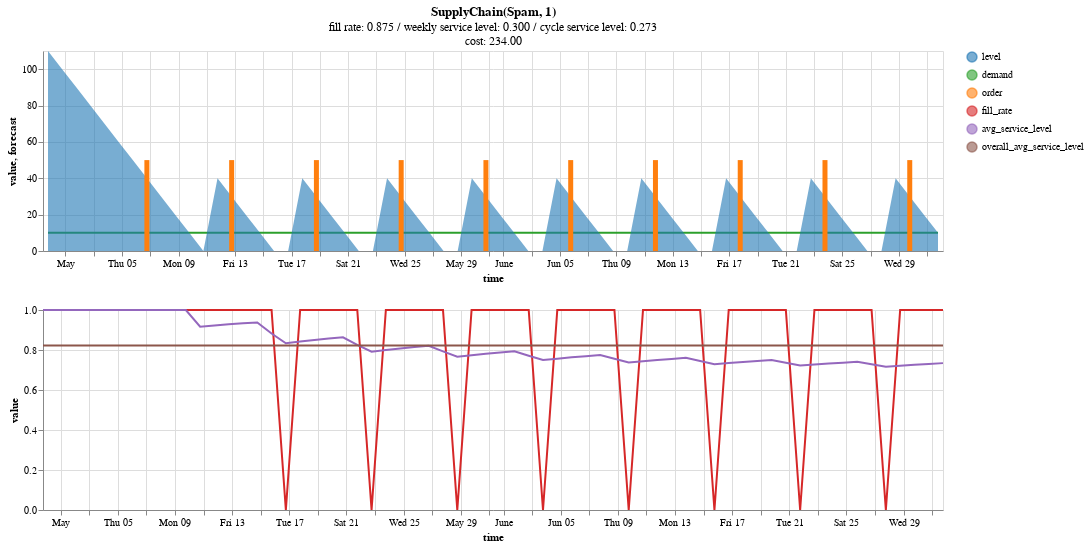

Source (notebook cell):
### Code cell
supply_chain_plot(supply_chain)

### Figure 1 — Vega-Lite specification as saved in the notebook (floating-point values rounded to 4 significant figures; data arrays with more than 128 entries replaced by an {"elided": "..."} marker saying what was removed)
{"config": {"view": {"continuousHeight": 300, "continuousWidth": 400}, "range": {"category": {"scheme": "category20"}}}, "vconcat": [{"layer": [{"data": {"name": "data-70655c2adf69b453f3d22c0f7b511df9"}, "mark": "line", "encoding": {"color": {"field": "variable", "scale": {"domain": ["level", "demand", "order", "fill_rate", "avg_service_level", "overall_avg_service_level"], "range": ["#1f77b4", "#2ca02c", "#ff7f0e", "#d62728", "#9467bd", "#8c564b", "#e377c2", "#7f7f7f", "#bcbd22", "#17becf"]}, "title": "", "type": "nominal"}, "x": {"field": "time", "type": "temporal"}, "y": {"field": "value", "type": "quantitative"}}, "height": 200, "title": {"text": "SupplyChain(Spam, 1)", "subtitle": ["fill rate: 0.875 / weekly service level: 0.300 / cycle service level: 0.273", "cost: 234.00"]}, "width": 900}, {"data": {"name": "data-181770a7a0156a4ac65a400dbd4943f0"}, "mark": "line", "encoding": {"color": {"field": "variable", "scale": {"domain": ["level", "demand", "order", "fill_rate", "avg_service_level", "overall_avg_service_level"], "range": ["#1f77b4", "#2ca02c", "#ff7f0e", "#d62728", "#9467bd", "#8c564b", "#e377c2", "#7f7f7f", "#bcbd22", "#17becf"]}, "type": "nominal"}, "x": {"field": "time", "type": "temporal"}, "y": {"field": "forecast", "type": "quantitative"}}, "height": 200, "title": {"text": "SupplyChain(Spam, 1)", "subtitle": ["fill rate: 0.875 / weekly service level: 0.300 / cycle service level: 0.273", "cost: 234.00"]}, "width": 900}, {"data": {"name": "data-9611b69b1565e22c63db7a306aa8613f"}, "mark": {"type": "area", "opacity": 0.6}, "encoding": {"color": {"field": "variable", "scale": {"domain": ["level", "demand", "order", "fill_rate", "avg_service_level", "overall_avg_service_level"], "range": ["#1f77b4", "#2ca02c", "#ff7f0e", "#d62728", "#9467bd", "#8c564b", "#e377c2", "#7f7f7f", "#bcbd22", "#17becf"]}, "type": "nominal"}, "x": {"field": "time", "type": "temporal"}, "y": {"field": "value", "type": "quantitative"}}, "height": 200, "width": 900}, {"data": {"name": "data-06c714835a433ac402a356274b00ffbc"}, "mark": "bar", "encoding": {"color": {"field": "variable", "scale": {"domain": ["level", "demand", "order", "fill_rate", "avg_service_level", "overall_avg_service_level"], "range": ["#1f77b4", "#2ca02c", "#ff7f0e", "#d62728", "#9467bd", "#8c564b", "#e377c2", "#7f7f7f", "#bcbd22", "#17becf"]}, "type": "nominal"}, "x": {"field": "time", "type": "temporal"}, "y": {"field": "value", "type": "quantitative"}}, "height": 200, "width": 900}]}, {"layer": [{"data": {"name": "data-c048259ebcf78e4796c39bdd44ddc35d"}, "mark": "line", "encoding": {"color": {"field": "variable", "scale": {"domain": ["level", "demand", "order", "fill_rate", "avg_service_level", "overall_avg_service_level"], "range": ["#1f77b4", "#2ca02c", "#ff7f0e", "#d62728", "#9467bd", "#8c564b", "#e377c2", "#7f7f7f", "#bcbd22", "#17becf"]}, "type": "nominal"}, "x": {"field": "time", "type": "temporal"}, "y": {"field": "value", "type": "quantitative"}}, "height": 200, "width": 900}, {"data": {"name": "data-b72478fd9818e9613b9300bcc1176324"}, "mark": "line", "encoding": {"color": {"field": "variable", "scale": {"domain": ["level", "demand", "order", "fill_rate", "avg_service_level", "overall_avg_service_level"], "range": ["#1f77b4", "#2ca02c", "#ff7f0e", "#d62728", "#9467bd", "#8c564b", "#e377c2", "#7f7f7f", "#bcbd22", "#17becf"]}, "type": "nominal"}, "x": {"field": "time", "type": "temporal"}, "y": {"field": "value", "type": "quantitative"}}, "height": 200, "width": 900}, {"data": {"name": "data-958b68b4ca8c7b24b9d08812661075db"}, "mark": "line", "encoding": {"color": {"field": "variable", "scale": {"domain": ["level", "demand", "order", "fill_rate", "avg_service_level", "overall_avg_service_level"], "range": ["#1f77b4", "#2ca02c", "#ff7f0e", "#d62728", "#9467bd", "#8c564b", "#e377c2", "#7f7f7f", "#bcbd22", "#17becf"]}, "type": "nominal"}, "x": {"field": "time", "type": "temporal"}, "y": {"field": "value", "type": "quantitative"}}, "height": 200, "width": 900}]}], "$schema": "https://vega.github.io/schema/vega-lite/v4.17.0.json", "datasets": {"data-70655c2adf69b453f3d22c0f7b511df9": [{"time": "2022-04-29T18:16:32.496713", "variable": "demand", "value": 10}, {"time": "2022-04-30T18:16:32.496713", "variable": "demand", "value": 10}, {"time": "2022-05-01T18:16:32.496713", "variable": "demand", "value": 10}, {"time": "2022-05-02T18:16:32.496713", "variable": "demand", "value": 10}, {"time": "2022-05-03T18:16:32.496713", "variable": "demand", "value": 10}, {"time": "2022-05-04T18:16:32.496713", "variable": "demand", "value": 10}, {"time": "2022-05-05T18:16:32.496713", "variable": "demand", "value": 10}, {"time": "2022-05-06T18:16:32.496713", "variable": "demand", "value": 10}, {"time": "2022-05-07T18:16:32.496713", "variable": "demand", "value": 10}, {"time": "2022-05-08T18:16:32.496713", "variable": "demand", "value": 10}, {"time": "2022-05-09T18:16:32.496713", "variable": "demand", "value": 10}, {"time": "2022-05-10T18:16:32.496713", "variable": "demand", "value": 10}, {"time": "2022-05-11T18:16:32.496713", "variable": "demand", "value": 10}, {"time": "2022-05-12T18:16:32.496713", "variable": "demand", "value": 10}, {"time": "2022-05-13T18:16:32.496713", "variable": "demand", "value": 10}, {"time": "2022-05-14T18:16:32.496713", "variable": "demand", "value": 10}, {"time": "2022-05-15T18:16:32.496713", "variable": "demand", "value": 10}, {"time": "2022-05-16T18:16:32.496713", "variable": "demand", "value": 10}, {"time": "2022-05-17T18:16:32.496713", "variable": "demand", "value": 10}, {"time": "2022-05-18T18:16:32.496713", "variable": "demand", "value": 10}, {"time": "2022-05-19T18:16:32.496713", "variable": "demand", "value": 10}, {"time": "2022-05-20T18:16:32.496713", "variable": "demand", "value": 10}, {"time": "2022-05-21T18:16:32.496713", "variable": "demand", "value": 10}, {"time": "2022-05-22T18:16:32.496713", "variable": "demand", "value": 10}, {"time": "2022-05-23T18:16:32.496713", "variable": "demand", "value": 10}, {"time": "2022-05-24T18:16:32.496713", "variable": "demand", "value": 10}, {"time": "2022-05-25T18:16:32.496713", "variable": "demand", "value": 10}, {"time": "2022-05-26T18:16:32.496713", "variable": "demand", "value": 10}, {"time": "2022-05-27T18:16:32.496713", "variable": "demand", "value": 10}, {"time": "2022-05-28T18:16:32.496713", "variable": "demand", "value": 10}, {"time": "2022-05-29T18:16:32.496713", "variable": "demand", "value": 10}, {"time": "2022-05-30T18:16:32.496713", "variable": "demand", "value": 10}, {"time": "2022-05-31T18:16:32.496713", "variable": "demand", "value": 10}, {"time": "2022-06-01T18:16:32.496713", "variable": "demand", "value": 10}, {"time": "2022-06-02T18:16:32.496713", "variable": "demand", "value": 10}, {"time": "2022-06-03T18:16:32.496713", "variable": "demand", "value": 10}, {"time": "2022-06-04T18:16:32.496713", "variable": "demand", "value": 10}, {"time": "2022-06-05T18:16:32.496713", "variable": "demand", "value": 10}, {"time": "2022-06-06T18:16:32.496713", "variable": "demand", "value": 10}, {"time": "2022-06-07T18:16:32.496713", "variable": "demand", "value": 10}, {"time": "2022-06-08T18:16:32.496713", "variable": "demand", "value": 10}, {"time": "2022-06-09T18:16:32.496713", "variable": "demand", "value": 10}, {"time": "2022-06-10T18:16:32.496713", "variable": "demand", "value": 10}, {"time": "2022-06-11T18:16:32.496713", "variable": "demand", "value": 10}, {"time": "2022-06-12T18:16:32.496713", "variable": "demand", "value": 10}, {"time": "2022-06-13T18:16:32.496713", "variable": "demand", "value": 10}, {"time": "2022-06-14T18:16:32.496713", "variable": "demand", "value": 10}, {"time": "2022-06-15T18:16:32.496713", "variable": "demand", "value": 10}, {"time": "2022-06-16T18:16:32.496713", "variable": "demand", "value": 10}, {"time": "2022-06-17T18:16:32.496713", "variable": "demand", "value": 10}, {"time": "2022-06-18T18:16:32.496713", "variable": "demand", "value": 10}, {"time": "2022-06-19T18:16:32.496713", "variable": "demand", "value": 10}, {"time": "2022-06-20T18:16:32.496713", "variable": "demand", "value": 10}, {"time": "2022-06-21T18:16:32.496713", "variable": "demand", "value": 10}, {"time": "2022-06-22T18:16:32.496713", "variable": "demand", "value": 10}, {"time": "2022-06-23T18:16:32.496713", "variable": "demand", "value": 10}, {"time": "2022-06-24T18:16:32.496713", "variable": "demand", "value": 10}, {"time": "2022-06-25T18:16:32.496713", "variable": "demand", "value": 10}, {"time": "2022-06-26T18:16:32.496713", "variable": "demand", "value": 10}, {"time": "2022-06-27T18:16:32.496713", "variable": "demand", "value": 10}, {"time": "2022-06-28T18:16:32.496713", "variable": "demand", "value": 10}, {"time": "2022-06-29T18:16:32.496713", "variable": "demand", "value": 10}, {"time": "2022-06-30T18:16:32.496713", "variable": "demand", "value": 10}, {"time": "2022-07-01T18:16:32.496713", "variable": "demand", "value": 10}], "data-181770a7a0156a4ac65a400dbd4943f0": {"elided": "640 records"}, "data-9611b69b1565e22c63db7a306aa8613f": [{"time": "2022-04-29T18:16:32.496713", "variable": "level", "value": 110}, {"time": "2022-04-30T18:16:32.496713", "variable": "level", "value": 100}, {"time": "2022-05-01T18:16:32.496713", "variable": "level", "value": 90}, {"time": "2022-05-02T18:16:32.496713", "variable": "level", "value": 80}, {"time": "2022-05-03T18:16:32.496713", "variable": "level", "value": 70}, {"time": "2022-05-04T18:16:32.496713", "variable": "level", "value": 60}, {"time": "2022-05-05T18:16:32.496713", "variable": "level", "value": 50}, {"time": "2022-05-06T18:16:32.496713", "variable": "level", "value": 40}, {"time": "2022-05-07T18:16:32.496713", "variable": "level", "value": 30}, {"time": "2022-05-08T18:16:32.496713", "variable": "level", "value": 20}, {"time": "2022-05-09T18:16:32.496713", "variable": "level", "value": 10}, {"time": "2022-05-10T18:16:32.496713", "variable": "level", "value": 0}, {"time": "2022-05-11T18:16:32.496713", "variable": "level", "value": 40}, {"time": "2022-05-12T18:16:32.496713", "variable": "level", "value": 30}, {"time": "2022-05-13T18:16:32.496713", "variable": "level", "value": 20}, {"time": "2022-05-14T18:16:32.496713", "variable": "level", "value": 10}, {"time": "2022-05-15T18:16:32.496713", "variable": "level", "value": 0}, {"time": "2022-05-16T18:16:32.496713", "variable": "level", "value": 0}, {"time": "2022-05-17T18:16:32.496713", "variable": "level", "value": 40}, {"time": "2022-05-18T18:16:32.496713", "variable": "level", "value": 30}, {"time": "2022-05-19T18:16:32.496713", "variable": "level", "value": 20}, {"time": "2022-05-20T18:16:32.496713", "variable": "level", "value": 10}, {"time": "2022-05-21T18:16:32.496713", "variable": "level", "value": 0}, {"time": "2022-05-22T18:16:32.496713", "variable": "level", "value": 0}, {"time": "2022-05-23T18:16:32.496713", "variable": "level", "value": 40}, {"time": "2022-05-24T18:16:32.496713", "variable": "level", "value": 30}, {"time": "2022-05-25T18:16:32.496713", "variable": "level", "value": 20}, {"time": "2022-05-26T18:16:32.496713", "variable": "level", "value": 10}, {"time": "2022-05-27T18:16:32.496713", "variable": "level", "value": 0}, {"time": "2022-05-28T18:16:32.496713", "variable": "level", "value": 0}, {"time": "2022-05-29T18:16:32.496713", "variable": "level", "value": 40}, {"time": "2022-05-30T18:16:32.496713", "variable": "level", "value": 30}, {"time": "2022-05-31T18:16:32.496713", "variable": "level", "value": 20}, {"time": "2022-06-01T18:16:32.496713", "variable": "level", "value": 10}, {"time": "2022-06-02T18:16:32.496713", "variable": "level", "value": 0}, {"time": "2022-06-03T18:16:32.496713", "variable": "level", "value": 0}, {"time": "2022-06-04T18:16:32.496713", "variable": "level", "value": 40}, {"time": "2022-06-05T18:16:32.496713", "variable": "level", "value": 30}, {"time": "2022-06-06T18:16:32.496713", "variable": "level", "value": 20}, {"time": "2022-06-07T18:16:32.496713", "variable": "level", "value": 10}, {"time": "2022-06-08T18:16:32.496713", "variable": "level", "value": 0}, {"time": "2022-06-09T18:16:32.496713", "variable": "level", "value": 0}, {"time": "2022-06-10T18:16:32.496713", "variable": "level", "value": 40}, {"time": "2022-06-11T18:16:32.496713", "variable": "level", "value": 30}, {"time": "2022-06-12T18:16:32.496713", "variable": "level", "value": 20}, {"time": "2022-06-13T18:16:32.496713", "variable": "level", "value": 10}, {"time": "2022-06-14T18:16:32.496713", "variable": "level", "value": 0}, {"time": "2022-06-15T18:16:32.496713", "variable": "level", "value": 0}, {"time": "2022-06-16T18:16:32.496713", "variable": "level", "value": 40}, {"time": "2022-06-17T18:16:32.496713", "variable": "level", "value": 30}, {"time": "2022-06-18T18:16:32.496713", "variable": "level", "value": 20}, {"time": "2022-06-19T18:16:32.496713", "variable": "level", "value": 10}, {"time": "2022-06-20T18:16:32.496713", "variable": "level", "value": 0}, {"time": "2022-06-21T18:16:32.496713", "variable": "level", "value": 0}, {"time": "2022-06-22T18:16:32.496713", "variable": "level", "value": 40}, {"time": "2022-06-23T18:16:32.496713", "variable": "level", "value": 30}, {"time": "2022-06-24T18:16:32.496713", "variable": "level", "value": 20}, {"time": "2022-06-25T18:16:32.496713", "variable": "level", "value": 10}, {"time": "2022-06-26T18:16:32.496713", "variable": "level", "value": 0}, {"time": "2022-06-27T18:16:32.496713", "variable": "level", "value": 0}, {"time": "2022-06-28T18:16:32.496713", "variable": "level", "value": 40}, {"time": "2022-06-29T18:16:32.496713", "variable": "level", "value": 30}, {"time": "2022-06-30T18:16:32.496713", "variable": "level", "value": 20}, {"time": "2022-07-01T18:16:32.496713", "variable": "level", "value": 10}], "data-06c714835a433ac402a356274b00ffbc": [{"time": "2022-04-29T18:16:32.496713", "variable": "order", "value": 0.0}, {"time": "2022-04-30T18:16:32.496713", "variable": "order", "value": 0.0}, {"time": "2022-05-01T18:16:32.496713", "variable": "order", "value": 0.0}, {"time": "2022-05-02T18:16:32.496713", "variable": "order", "value": 0.0}, {"time": "2022-05-03T18:16:32.496713", "variable": "order", "value": 0.0}, {"time": "2022-05-04T18:16:32.496713", "variable": "order", "value": 0.0}, {"time": "2022-05-05T18:16:32.496713", "variable": "order", "value": 0.0}, {"time": "2022-05-06T18:16:32.496713", "variable": "order", "value": 50.0}, {"time": "2022-05-07T18:16:32.496713", "variable": "order", "value": null}, {"time": "2022-05-08T18:16:32.496713", "variable": "order", "value": null}, {"time": "2022-05-09T18:16:32.496713", "variable": "order", "value": null}, {"time": "2022-05-10T18:16:32.496713", "variable": "order", "value": null}, {"time": "2022-05-11T18:16:32.496713", "variable": "order", "value": null}, {"time": "2022-05-12T18:16:32.496713", "variable": "order", "value": 50.0}, {"time": "2022-05-13T18:16:32.496713", "variable": "order", "value": null}, {"time": "2022-05-14T18:16:32.496713", "variable": "order", "value": null}, {"time": "2022-05-15T18:16:32.496713", "variable": "order", "value": null}, {"time": "2022-05-16T18:16:32.496713", "variable": "order", "value": null}, {"time": "2022-05-17T18:16:32.496713", "variable": "order", "value": null}, {"time": "2022-05-18T18:16:32.496713", "variable": "order", "value": 50.0}, {"time": "2022-05-19T18:16:32.496713", "variable": "order", "value": null}, {"time": "2022-05-20T18:16:32.496713", "variable": "order", "value": null}, {"time": "2022-05-21T18:16:32.496713", "variable": "order", "value": null}, {"time": "2022-05-22T18:16:32.496713", "variable": "order", "value": null}, {"time": "2022-05-23T18:16:32.496713", "variable": "order", "value": null}, {"time": "2022-05-24T18:16:32.496713", "variable": "order", "value": 50.0}, {"time": "2022-05-25T18:16:32.496713", "variable": "order", "value": null}, {"time": "2022-05-26T18:16:32.496713", "variable": "order", "value": null}, {"time": "2022-05-27T18:16:32.496713", "variable": "order", "value": null}, {"time": "2022-05-28T18:16:32.496713", "variable": "order", "value": null}, {"time": "2022-05-29T18:16:32.496713", "variable": "order", "value": null}, {"time": "2022-05-30T18:16:32.496713", "variable": "order", "value": 50.0}, {"time": "2022-05-31T18:16:32.496713", "variable": "order", "value": null}, {"time": "2022-06-01T18:16:32.496713", "variable": "order", "value": null}, {"time": "2022-06-02T18:16:32.496713", "variable": "order", "value": null}, {"time": "2022-06-03T18:16:32.496713", "variable": "order", "value": null}, {"time": "2022-06-04T18:16:32.496713", "variable": "order", "value": null}, {"time": "2022-06-05T18:16:32.496713", "variable": "order", "value": 50.0}, {"time": "2022-06-06T18:16:32.496713", "variable": "order", "value": null}, {"time": "2022-06-07T18:16:32.496713", "variable": "order", "value": null}, {"time": "2022-06-08T18:16:32.496713", "variable": "order", "value": null}, {"time": "2022-06-09T18:16:32.496713", "variable": "order", "value": null}, {"time": "2022-06-10T18:16:32.496713", "variable": "order", "value": null}, {"time": "2022-06-11T18:16:32.496713", "variable": "order", "value": 50.0}, {"time": "2022-06-12T18:16:32.496713", "variable": "order", "value": null}, {"time": "2022-06-13T18:16:32.496713", "variable": "order", "value": null}, {"time": "2022-06-14T18:16:32.496713", "variable": "order", "value": null}, {"time": "2022-06-15T18:16:32.496713", "variable": "order", "value": null}, {"time": "2022-06-16T18:16:32.496713", "variable": "order", "value": null}, {"time": "2022-06-17T18:16:32.496713", "variable": "order", "value": 50.0}, {"time": "2022-06-18T18:16:32.496713", "variable": "order", "value": null}, {"time": "2022-06-19T18:16:32.496713", "variable": "order", "value": null}, {"time": "2022-06-20T18:16:32.496713", "variable": "order", "value": null}, {"time": "2022-06-21T18:16:32.496713", "variable": "order", "value": null}, {"time": "2022-06-22T18:16:32.496713", "variable": "order", "value": null}, {"time": "2022-06-23T18:16:32.496713", "variable": "order", "value": 50.0}, {"time": "2022-06-24T18:16:32.496713", "variable": "order", "value": null}, {"time": "2022-06-25T18:16:32.496713", "variable": "order", "value": null}, {"time": "2022-06-26T18:16:32.496713", "variable": "order", "value": null}, {"time": "2022-06-27T18:16:32.496713", "variable": "order", "value": null}, {"time": "2022-06-28T18:16:32.496713", "variable": "order", "value": null}, {"time": "2022-06-29T18:16:32.496713", "variable": "order", "value": 50.0}, {"time": "2022-06-30T18:16:32.496713", "variable": "order", "value": null}, {"time": "2022-07-01T18:16:32.496713", "variable": "order", "value": null}], "data-c048259ebcf78e4796c39bdd44ddc35d": [{"time": "2022-04-29T18:16:32.496713", "variable": "fill_rate", "value": 1.0}, {"time": "2022-04-30T18:16:32.496713", "variable": "fill_rate", "value": 1.0}, {"time": "2022-05-01T18:16:32.496713", "variable": "fill_rate", "value": 1.0}, {"time": "2022-05-02T18:16:32.496713", "variable": "fill_rate", "value": 1.0}, {"time": "2022-05-03T18:16:32.496713", "variable": "fill_rate", "value": 1.0}, {"time": "2022-05-04T18:16:32.496713", "variable": "fill_rate", "value": 1.0}, {"time": "2022-05-05T18:16:32.496713", "variable": "fill_rate", "value": 1.0}, {"time": "2022-05-06T18:16:32.496713", "variable": "fill_rate", "value": 1.0}, {"time": "2022-05-07T18:16:32.496713", "variable": "fill_rate", "value": 1.0}, {"time": "2022-05-08T18:16:32.496713", "variable": "fill_rate", "value": 1.0}, {"time": "2022-05-09T18:16:32.496713", "variable": "fill_rate", "value": 1.0}, {"time": "2022-05-10T18:16:32.496713", "variable": "fill_rate", "value": 1.0}, {"time": "2022-05-11T18:16:32.496713", "variable": "fill_rate", "value": 1.0}, {"time": "2022-05-12T18:16:32.496713", "variable": "fill_rate", "value": 1.0}, {"time": "2022-05-13T18:16:32.496713", "variable": "fill_rate", "value": 1.0}, {"time": "2022-05-14T18:16:32.496713", "variable": "fill_rate", "value": 1.0}, {"time": "2022-05-15T18:16:32.496713", "variable": "fill_rate", "value": 1.0}, {"time": "2022-05-16T18:16:32.496713", "variable": "fill_rate", "value": 0.0}, {"time": "2022-05-17T18:16:32.496713", "variable": "fill_rate", "value": 1.0}, {"time": "2022-05-18T18:16:32.496713", "variable": "fill_rate", "value": 1.0}, {"time": "2022-05-19T18:16:32.496713", "variable": "fill_rate", "value": 1.0}, {"time": "2022-05-20T18:16:32.496713", "variable": "fill_rate", "value": 1.0}, {"time": "2022-05-21T18:16:32.496713", "variable": "fill_rate", "value": 1.0}, {"time": "2022-05-22T18:16:32.496713", "variable": "fill_rate", "value": 0.0}, {"time": "2022-05-23T18:16:32.496713", "variable": "fill_rate", "value": 1.0}, {"time": "2022-05-24T18:16:32.496713", "variable": "fill_rate", "value": 1.0}, {"time": "2022-05-25T18:16:32.496713", "variable": "fill_rate", "value": 1.0}, {"time": "2022-05-26T18:16:32.496713", "variable": "fill_rate", "value": 1.0}, {"time": "2022-05-27T18:16:32.496713", "variable": "fill_rate", "value": 1.0}, {"time": "2022-05-28T18:16:32.496713", "variable": "fill_rate", "value": 0.0}, {"time": "2022-05-29T18:16:32.496713", "variable": "fill_rate", "value": 1.0}, {"time": "2022-05-30T18:16:32.496713", "variable": "fill_rate", "value": 1.0}, {"time": "2022-05-31T18:16:32.496713", "variable": "fill_rate", "value": 1.0}, {"time": "2022-06-01T18:16:32.496713", "variable": "fill_rate", "value": 1.0}, {"time": "2022-06-02T18:16:32.496713", "variable": "fill_rate", "value": 1.0}, {"time": "2022-06-03T18:16:32.496713", "variable": "fill_rate", "value": 0.0}, {"time": "2022-06-04T18:16:32.496713", "variable": "fill_rate", "value": 1.0}, {"time": "2022-06-05T18:16:32.496713", "variable": "fill_rate", "value": 1.0}, {"time": "2022-06-06T18:16:32.496713", "variable": "fill_rate", "value": 1.0}, {"time": "2022-06-07T18:16:32.496713", "variable": "fill_rate", "value": 1.0}, {"time": "2022-06-08T18:16:32.496713", "variable": "fill_rate", "value": 1.0}, {"time": "2022-06-09T18:16:32.496713", "variable": "fill_rate", "value": 0.0}, {"time": "2022-06-10T18:16:32.496713", "variable": "fill_rate", "value": 1.0}, {"time": "2022-06-11T18:16:32.496713", "variable": "fill_rate", "value": 1.0}, {"time": "2022-06-12T18:16:32.496713", "variable": "fill_rate", "value": 1.0}, {"time": "2022-06-13T18:16:32.496713", "variable": "fill_rate", "value": 1.0}, {"time": "2022-06-14T18:16:32.496713", "variable": "fill_rate", "value": 1.0}, {"time": "2022-06-15T18:16:32.496713", "variable": "fill_rate", "value": 0.0}, {"time": "2022-06-16T18:16:32.496713", "variable": "fill_rate", "value": 1.0}, {"time": "2022-06-17T18:16:32.496713", "variable": "fill_rate", "value": 1.0}, {"time": "2022-06-18T18:16:32.496713", "variable": "fill_rate", "value": 1.0}, {"time": "2022-06-19T18:16:32.496713", "variable": "fill_rate", "value": 1.0}, {"time": "2022-06-20T18:16:32.496713", "variable": "fill_rate", "value": 1.0}, {"time": "2022-06-21T18:16:32.496713", "variable": "fill_rate", "value": 0.0}, {"time": "2022-06-22T18:16:32.496713", "variable": "fill_rate", "value": 1.0}, {"time": "2022-06-23T18:16:32.496713", "variable": "fill_rate", "value": 1.0}, {"time": "2022-06-24T18:16:32.496713", "variable": "fill_rate", "value": 1.0}, {"time": "2022-06-25T18:16:32.496713", "variable": "fill_rate", "value": 1.0}, {"time": "2022-06-26T18:16:32.496713", "variable": "fill_rate", "value": 1.0}, {"time": "2022-06-27T18:16:32.496713", "variable": "fill_rate", "value": 0.0}, {"time": "2022-06-28T18:16:32.496713", "variable": "fill_rate", "value": 1.0}, {"time": "2022-06-29T18:16:32.496713", "variable": "fill_rate", "value": 1.0}, {"time": "2022-06-30T18:16:32.496713", "variable": "fill_rate", "value": 1.0}, {"time": "2022-07-01T18:16:32.496713", "variable": "fill_rate", "value": 1.0}], "data-b72478fd9818e9613b9300bcc1176324": [{"time": "2022-04-29T18:16:32.496713", "variable": "avg_service_level", "value": 1.0}, {"time": "2022-04-30T18:16:32.496713", "variable": "avg_service_level", "value": 1.0}, {"time": "2022-05-01T18:16:32.496713", "variable": "avg_service_level", "value": 1.0}, {"time": "2022-05-02T18:16:32.496713", "variable": "avg_service_level", "value": 1.0}, {"time": "2022-05-03T18:16:32.496713", "variable": "avg_service_level", "value": 1.0}, {"time": "2022-05-04T18:16:32.496713", "variable": "avg_service_level", "value": 1.0}, {"time": "2022-05-05T18:16:32.496713", "variable": "avg_service_level", "value": 1.0}, {"time": "2022-05-06T18:16:32.496713", "variable": "avg_service_level", "value": 1.0}, {"time": "2022-05-07T18:16:32.496713", "variable": "avg_service_level", "value": 1.0}, {"time": "2022-05-08T18:16:32.496713", "variable": "avg_service_level", "value": 1.0}, {"time": "2022-05-09T18:16:32.496713", "variable": "avg_service_level", "value": 1.0}, {"time": "2022-05-10T18:16:32.496713", "variable": "avg_service_level", "value": 0.9167}, {"time": "2022-05-11T18:16:32.496713", "variable": "avg_service_level", "value": 0.9231}, {"time": "2022-05-12T18:16:32.496713", "variable": "avg_service_level", "value": 0.9286}, {"time": "2022-05-13T18:16:32.496713", "variable": "avg_service_level", "value": 0.9333}, {"time": "2022-05-14T18:16:32.496713", "variable": "avg_service_level", "value": 0.9375}, {"time": "2022-05-15T18:16:32.496713", "variable": "avg_service_level", "value": 0.8824}, {"time": "2022-05-16T18:16:32.496713", "variable": "avg_service_level", "value": 0.8333}, {"time": "2022-05-17T18:16:32.496713", "variable": "avg_service_level", "value": 0.8421}, {"time": "2022-05-18T18:16:32.496713", "variable": "avg_service_level", "value": 0.85}, {"time": "2022-05-19T18:16:32.496713", "variable": "avg_service_level", "value": 0.8571}, {"time": "2022-05-20T18:16:32.496713", "variable": "avg_service_level", "value": 0.8636}, {"time": "2022-05-21T18:16:32.496713", "variable": "avg_service_level", "value": 0.8261}, {"time": "2022-05-22T18:16:32.496713", "variable": "avg_service_level", "value": 0.7917}, {"time": "2022-05-23T18:16:32.496713", "variable": "avg_service_level", "value": 0.8}, {"time": "2022-05-24T18:16:32.496713", "variable": "avg_service_level", "value": 0.8077}, {"time": "2022-05-25T18:16:32.496713", "variable": "avg_service_level", "value": 0.8148}, {"time": "2022-05-26T18:16:32.496713", "variable": "avg_service_level", "value": 0.8214}, {"time": "2022-05-27T18:16:32.496713", "variable": "avg_service_level", "value": 0.7931}, {"time": "2022-05-28T18:16:32.496713", "variable": "avg_service_level", "value": 0.7667}, {"time": "2022-05-29T18:16:32.496713", "variable": "avg_service_level", "value": 0.7742}, {"time": "2022-05-30T18:16:32.496713", "variable": "avg_service_level", "value": 0.7812}, {"time": "2022-05-31T18:16:32.496713", "variable": "avg_service_level", "value": 0.7879}, {"time": "2022-06-01T18:16:32.496713", "variable": "avg_service_level", "value": 0.7941}, {"time": "2022-06-02T18:16:32.496713", "variable": "avg_service_level", "value": 0.7714}, {"time": "2022-06-03T18:16:32.496713", "variable": "avg_service_level", "value": 0.75}, {"time": "2022-06-04T18:16:32.496713", "variable": "avg_service_level", "value": 0.7568}, {"time": "2022-06-05T18:16:32.496713", "variable": "avg_service_level", "value": 0.7632}, {"time": "2022-06-06T18:16:32.496713", "variable": "avg_service_level", "value": 0.7692}, {"time": "2022-06-07T18:16:32.496713", "variable": "avg_service_level", "value": 0.775}, {"time": "2022-06-08T18:16:32.496713", "variable": "avg_service_level", "value": 0.7561}, {"time": "2022-06-09T18:16:32.496713", "variable": "avg_service_level", "value": 0.7381}, {"time": "2022-06-10T18:16:32.496713", "variable": "avg_service_level", "value": 0.7442}, {"time": "2022-06-11T18:16:32.496713", "variable": "avg_service_level", "value": 0.75}, {"time": "2022-06-12T18:16:32.496713", "variable": "avg_service_level", "value": 0.7556}, {"time": "2022-06-13T18:16:32.496713", "variable": "avg_service_level", "value": 0.7609}, {"time": "2022-06-14T18:16:32.496713", "variable": "avg_service_level", "value": 0.7447}, {"time": "2022-06-15T18:16:32.496713", "variable": "avg_service_level", "value": 0.7292}, {"time": "2022-06-16T18:16:32.496713", "variable": "avg_service_level", "value": 0.7347}, {"time": "2022-06-17T18:16:32.496713", "variable": "avg_service_level", "value": 0.74}, {"time": "2022-06-18T18:16:32.496713", "variable": "avg_service_level", "value": 0.7451}, {"time": "2022-06-19T18:16:32.496713", "variable": "avg_service_level", "value": 0.75}, {"time": "2022-06-20T18:16:32.496713", "variable": "avg_service_level", "value": 0.7358}, {"time": "2022-06-21T18:16:32.496713", "variable": "avg_service_level", "value": 0.7222}, {"time": "2022-06-22T18:16:32.496713", "variable": "avg_service_level", "value": 0.7273}, {"time": "2022-06-23T18:16:32.496713", "variable": "avg_service_level", "value": 0.7321}, {"time": "2022-06-24T18:16:32.496713", "variable": "avg_service_level", "value": 0.7368}, {"time": "2022-06-25T18:16:32.496713", "variable": "avg_service_level", "value": 0.7414}, {"time": "2022-06-26T18:16:32.496713", "variable": "avg_service_level", "value": 0.7288}, {"time": "2022-06-27T18:16:32.496713", "variable": "avg_service_level", "value": 0.7167}, {"time": "2022-06-28T18:16:32.496713", "variable": "avg_service_level", "value": 0.7213}, {"time": "2022-06-29T18:16:32.496713", "variable": "avg_service_level", "value": 0.7258}, {"time": "2022-06-30T18:16:32.496713", "variable": "avg_service_level", "value": 0.7302}, {"time": "2022-07-01T18:16:32.496713", "variable": "avg_service_level", "value": 0.7344}], "data-958b68b4ca8c7b24b9d08812661075db": [{"time": "2022-04-29T18:16:32.496713", "variable": "overall_avg_service_level", "value": 0.8221}, {"time": "2022-04-30T18:16:32.496713", "variable": "overall_avg_service_level", "value": 0.8221}, {"time": "2022-05-01T18:16:32.496713", "variable": "overall_avg_service_level", "value": 0.8221}, {"time": "2022-05-02T18:16:32.496713", "variable": "overall_avg_service_level", "value": 0.8221}, {"time": "2022-05-03T18:16:32.496713", "variable": "overall_avg_service_level", "value": 0.8221}, {"time": "2022-05-04T18:16:32.496713", "variable": "overall_avg_service_level", "value": 0.8221}, {"time": "2022-05-05T18:16:32.496713", "variable": "overall_avg_service_level", "value": 0.8221}, {"time": "2022-05-06T18:16:32.496713", "variable": "overall_avg_service_level", "value": 0.8221}, {"time": "2022-05-07T18:16:32.496713", "variable": "overall_avg_service_level", "value": 0.8221}, {"time": "2022-05-08T18:16:32.496713", "variable": "overall_avg_service_level", "value": 0.8221}, {"time": "2022-05-09T18:16:32.496713", "variable": "overall_avg_service_level", "value": 0.8221}, {"time": "2022-05-10T18:16:32.496713", "variable": "overall_avg_service_level", "value": 0.8221}, {"time": "2022-05-11T18:16:32.496713", "variable": "overall_avg_service_level", "value": 0.8221}, {"time": "2022-05-12T18:16:32.496713", "variable": "overall_avg_service_level", "value": 0.8221}, {"time": "2022-05-13T18:16:32.496713", "variable": "overall_avg_service_level", "value": 0.8221}, {"time": "2022-05-14T18:16:32.496713", "variable": "overall_avg_service_level", "value": 0.8221}, {"time": "2022-05-15T18:16:32.496713", "variable": "overall_avg_service_level", "value": 0.8221}, {"time": "2022-05-16T18:16:32.496713", "variable": "overall_avg_service_level", "value": 0.8221}, {"time": "2022-05-17T18:16:32.496713", "variable": "overall_avg_service_level", "value": 0.8221}, {"time": "2022-05-18T18:16:32.496713", "variable": "overall_avg_service_level", "value": 0.8221}, {"time": "2022-05-19T18:16:32.496713", "variable": "overall_avg_service_level", "value": 0.8221}, {"time": "2022-05-20T18:16:32.496713", "variable": "overall_avg_service_level", "value": 0.8221}, {"time": "2022-05-21T18:16:32.496713", "variable": "overall_avg_service_level", "value": 0.8221}, {"time": "2022-05-22T18:16:32.496713", "variable": "overall_avg_service_level", "value": 0.8221}, {"time": "2022-05-23T18:16:32.496713", "variable": "overall_avg_service_level", "value": 0.8221}, {"time": "2022-05-24T18:16:32.496713", "variable": "overall_avg_service_level", "value": 0.8221}, {"time": "2022-05-25T18:16:32.496713", "variable": "overall_avg_service_level", "value": 0.8221}, {"time": "2022-05-26T18:16:32.496713", "variable": "overall_avg_service_level", "value": 0.8221}, {"time": "2022-05-27T18:16:32.496713", "variable": "overall_avg_service_level", "value": 0.8221}, {"time": "2022-05-28T18:16:32.496713", "variable": "overall_avg_service_level", "value": 0.8221}, {"time": "2022-05-29T18:16:32.496713", "variable": "overall_avg_service_level", "value": 0.8221}, {"time": "2022-05-30T18:16:32.496713", "variable": "overall_avg_service_level", "value": 0.8221}, {"time": "2022-05-31T18:16:32.496713", "variable": "overall_avg_service_level", "value": 0.8221}, {"time": "2022-06-01T18:16:32.496713", "variable": "overall_avg_service_level", "value": 0.8221}, {"time": "2022-06-02T18:16:32.496713", "variable": "overall_avg_service_level", "value": 0.8221}, {"time": "2022-06-03T18:16:32.496713", "variable": "overall_avg_service_level", "value": 0.8221}, {"time": "2022-06-04T18:16:32.496713", "variable": "overall_avg_service_level", "value": 0.8221}, {"time": "2022-06-05T18:16:32.496713", "variable": "overall_avg_service_level", "value": 0.8221}, {"time": "2022-06-06T18:16:32.496713", "variable": "overall_avg_service_level", "value": 0.8221}, {"time": "2022-06-07T18:16:32.496713", "variable": "overall_avg_service_level", "value": 0.8221}, {"time": "2022-06-08T18:16:32.496713", "variable": "overall_avg_service_level", "value": 0.8221}, {"time": "2022-06-09T18:16:32.496713", "variable": "overall_avg_service_level", "value": 0.8221}, {"time": "2022-06-10T18:16:32.496713", "variable": "overall_avg_service_level", "value": 0.8221}, {"time": "2022-06-11T18:16:32.496713", "variable": "overall_avg_service_level", "value": 0.8221}, {"time": "2022-06-12T18:16:32.496713", "variable": "overall_avg_service_level", "value": 0.8221}, {"time": "2022-06-13T18:16:32.496713", "variable": "overall_avg_service_level", "value": 0.8221}, {"time": "2022-06-14T18:16:32.496713", "variable": "overall_avg_service_level", "value": 0.8221}, {"time": "2022-06-15T18:16:32.496713", "variable": "overall_avg_service_level", "value": 0.8221}, {"time": "2022-06-16T18:16:32.496713", "variable": "overall_avg_service_level", "value": 0.8221}, {"time": "2022-06-17T18:16:32.496713", "variable": "overall_avg_service_level", "value": 0.8221}, {"time": "2022-06-18T18:16:32.496713", "variable": "overall_avg_service_level", "value": 0.8221}, {"time": "2022-06-19T18:16:32.496713", "variable": "overall_avg_service_level", "value": 0.8221}, {"time": "2022-06-20T18:16:32.496713", "variable": "overall_avg_service_level", "value": 0.8221}, {"time": "2022-06-21T18:16:32.496713", "variable": "overall_avg_service_level", "value": 0.8221}, {"time": "2022-06-22T18:16:32.496713", "variable": "overall_avg_service_level", "value": 0.8221}, {"time": "2022-06-23T18:16:32.496713", "variable": "overall_avg_service_level", "value": 0.8221}, {"time": "2022-06-24T18:16:32.496713", "variable": "overall_avg_service_level", "value": 0.8221}, {"time": "2022-06-25T18:16:32.496713", "variable": "overall_avg_service_level", "value": 0.8221}, {"time": "2022-06-26T18:16:32.496713", "variable": "overall_avg_service_level", "value": 0.8221}, {"time": "2022-06-27T18:16:32.496713", "variable": "overall_avg_service_level", "value": 0.8221}, {"time": "2022-06-28T18:16:32.496713", "variable": "overall_avg_service_level", "value": 0.8221}, {"time": "2022-06-29T18:16:32.496713", "variable": "overall_avg_service_level", "value": 0.8221}, {"time": "2022-06-30T18:16:32.496713", "variable": "overall_avg_service_level", "value": 0.8221}, {"time": "2022-07-01T18:16:32.496713", "variable": "overall_avg_service_level", "value": 0.8221}]}}
